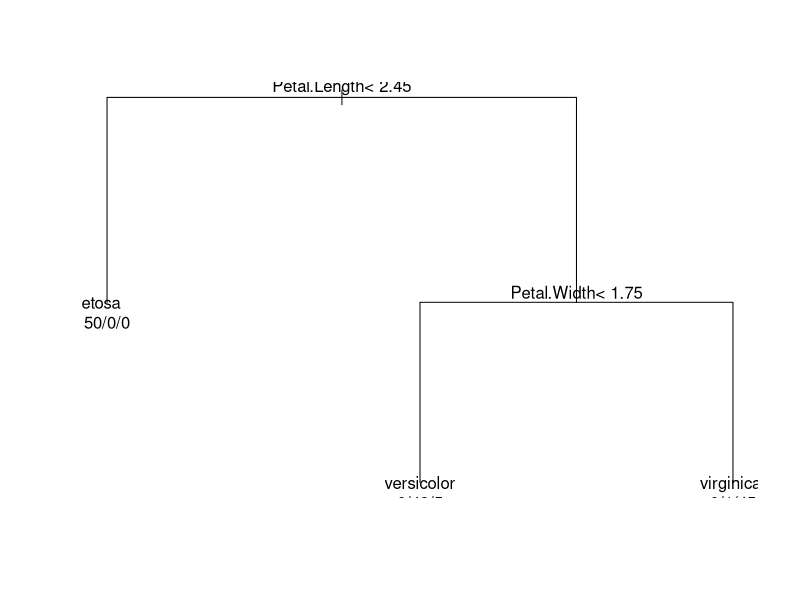
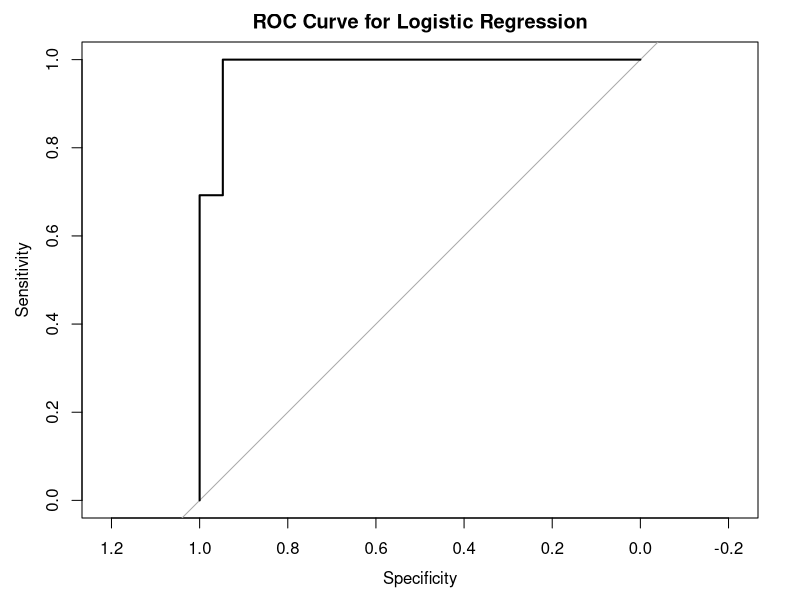

Write the R code that produced these figures, in order.
# Q1. Build a logistic regression model predicting am (automatic/manual) in mtcars using hp and wt
model_logit <- glm(am ~ hp + wt, data = mtcars, family = binomial)
summary(model_logit)

# Q2. Construct a decision tree to classify Species in the full iris dataset
library(rpart)
tree_model <- rpart(Species ~ ., data = iris, method = "class")
print(tree_model)
plot(tree_model)
text(tree_model, use.n = TRUE)

# Q3. Calculate confusion matrix and accuracy for Q2
library(caret)
pred_tree <- predict(tree_model, iris, type = "class")
conf_matrix <- confusionMatrix(pred_tree, iris$Species)
conf_matrix

# Q4. Plot the ROC curve for the logistic regression model in Q1
library(pROC)
prob <- predict(model_logit, mtcars, type = "response")
roc_curve <- roc(mtcars$am, prob)
plot(roc_curve, main = "ROC Curve for Logistic Regression")

# Q5. Compare logistic regression and decision tree performance on the iris dataset
# Logistic regression model on iris (binary example: setosa vs non-setosa)
iris_bin <- iris
iris_bin$Species <- ifelse(iris$Species == "setosa", 1, 0)
model_logit_iris <- glm(Species ~ ., data = iris_bin, family = binomial)
summary(model_logit_iris)

# Predict and calculate accuracy for logistic regression on iris
prob_iris <- predict(model_logit_iris, iris_bin, type = "response")
pred_iris <- ifelse(prob_iris > 0.5, 1, 0)
acc_logit <- mean(pred_iris == iris_bin$Species)

# Decision Tree accuracy on iris
acc_tree <- conf_matrix$overall["Accuracy"]

# Compare both
acc_logit
acc_tree
